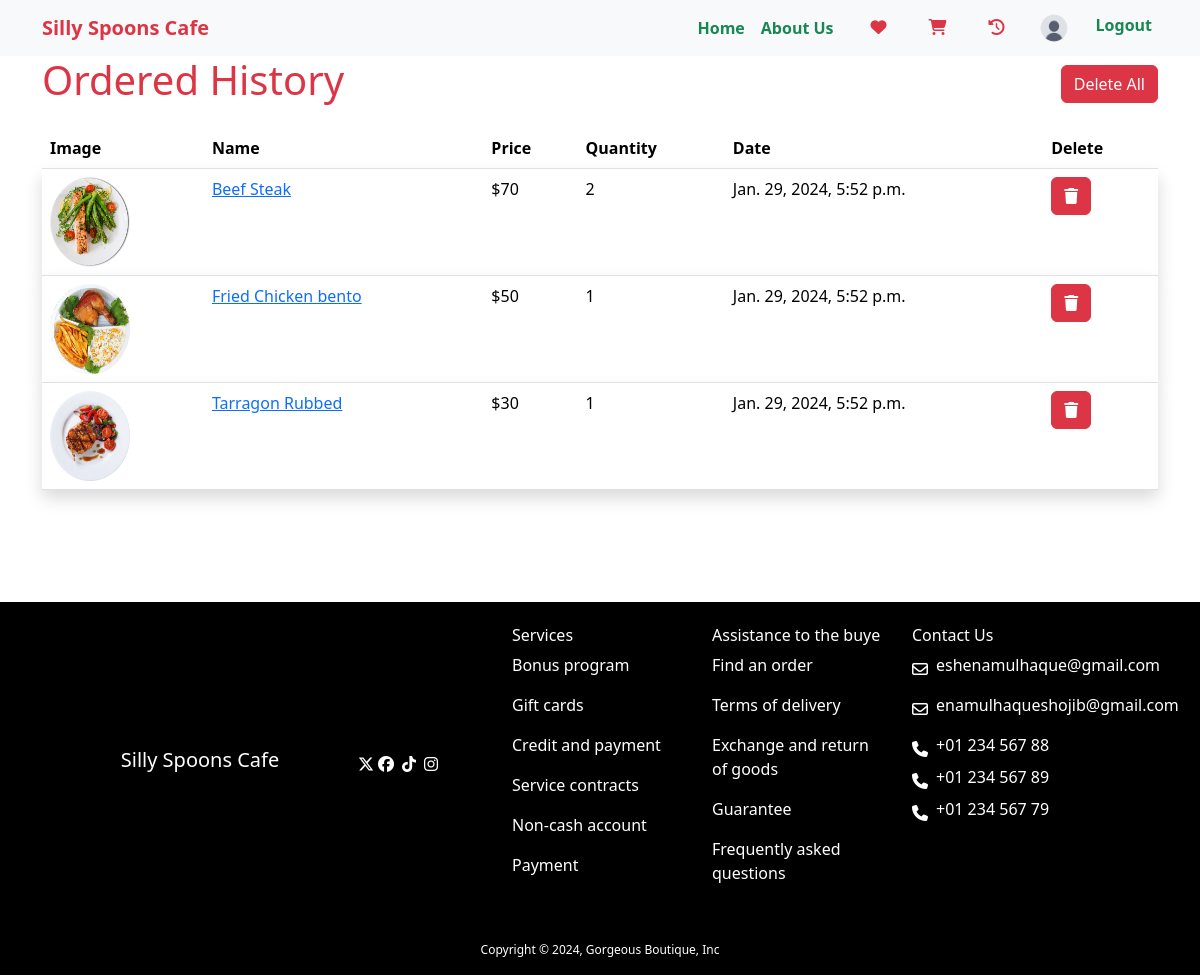
/food/historylist/ (signed in), run on an earlier commit of the app's database.
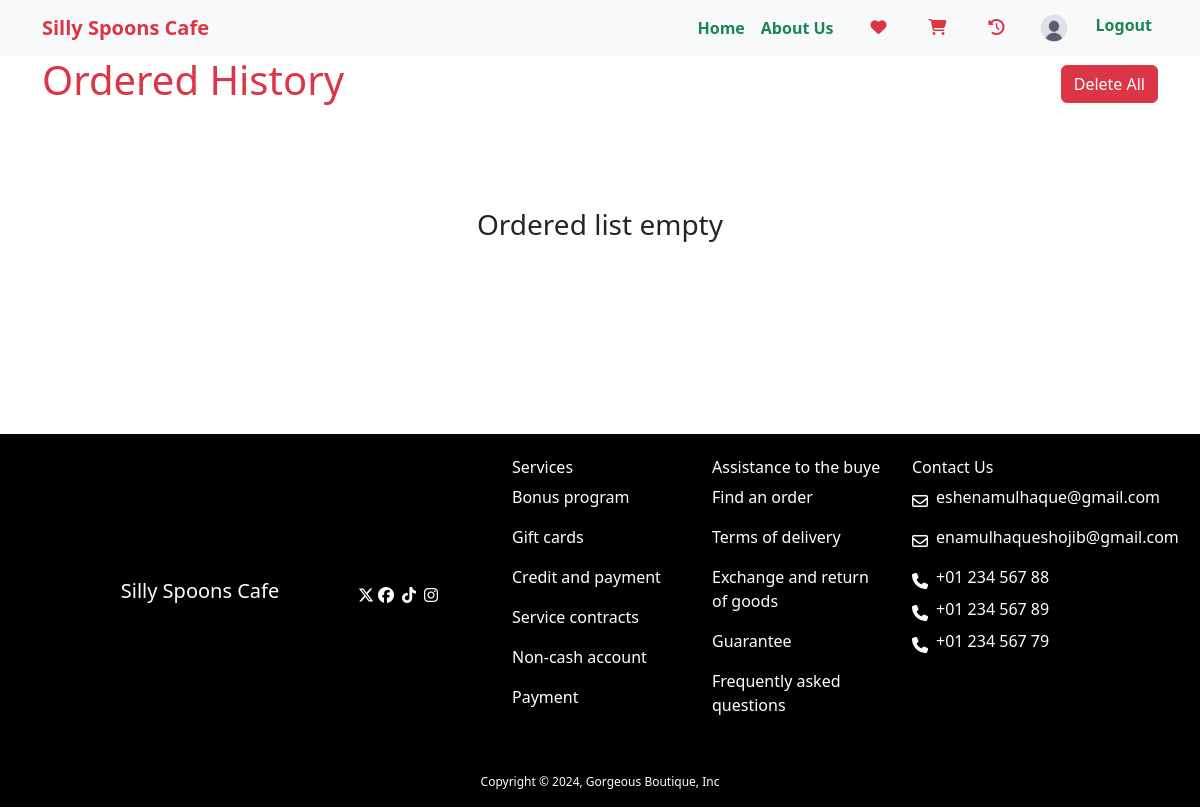
And on a later commit of the database.
### food/models.py (models this page shows, shortened)
class HistoryList(models.Model):
    foodid = models.IntegerField(null=True)
    name = models.CharField(max_length=50)
    price = models.IntegerField()
    quantity = models.IntegerField()
    description = models.TextField()
    rating = models.FloatField(default=0.0)
    category = models.ForeignKey(Category, on_delete=models.CASCADE)
    author = models.ForeignKey(User, on_delete=models.CASCADE)
    created = models.DateTimeField(auto_now_add=True)
    image = models.ImageField(upload_to='food/images')

### food/views.py (the view)
# urls.py: path('historylist/', views.FoodHistoryListView.as_view(), name='food_historylist' ),
class FoodHistoryListView(TemplateView):
    template_name = 'food_history.html'
    model = models.HistoryList
    def get_context_data(self, **kwargs):
        context = super().get_context_data(**kwargs)
        context['food_historylist'] = models.HistoryList.objects.filter(author = self.request.user)
        return context

### food/templates/food_history.html
{% extends 'base.html' %}
{% load static %}
{% block content %}
<div class="container mb-5 pb-5">
  <div class="d-flex flex-row justify-content-between align-items-center">
    <h1 class="text-center fw-light text-danger">Ordered History</h1>
    <a class="btn btn-danger"  href="{% url 'delete_historylist_all' %}">Delete All</a>
  </div>
{% if food_historylist %}
<table class="table my-3">
  <thead>
    <tr>
      <th scope="col">Image</th>
      <th scope="col">Name</th>
      <th scope="col">Price</th>
      <th scope="col">Quantity</th>
      <th scope="col">Date</th>
      <th scope="col">Delete</th>
    </tr>
  </thead>
  <tbody id="cloth-cartlist">
    {% for food in food_historylist %}
    <tr class="shadow">
      <td><img src="{{food.image.url}}" class="cdlist-image" alt="..."></td>
        <td><a href="{% url 'food_details' food.foodid %}">{{food.name}}</a></td>
        <td>${{food.price}}</td>
        <td>{{food.quantity}}</td>
        <td>{{food.created}}</td>
        <td><a class="btn btn-danger" href="{% url 'delete_historylist' food.id %}" ><i class="fa-solid fa-trash"></i></a></td>
    </tr>
    {% endfor %}
  </tbody>
</table>
{% else %}
<h3 class="text-center my-5 py-5 fw-light">Ordered list empty</h3>
{% endif %}
</div>
{% endblock %}

What changed in the data, as far as the page shows it:
removed HistoryList: image (picture), name "Beef Steak", price "70", quantity "2", created "Jan. 29, 2024, 5:52 p.m."
removed HistoryList: image (picture), name "Fried Chicken bento", price "50", quantity "1", created "Jan. 29, 2024, 5:52 p.m."
removed HistoryList: image (picture), name "Tarragon Rubbed", price "30", quantity "1", created "Jan. 29, 2024, 5:52 p.m."
Also different on the page:
text no longer shown: "Image Name Price Quantity Date Delete"
text now shown: "Ordered list empty"
